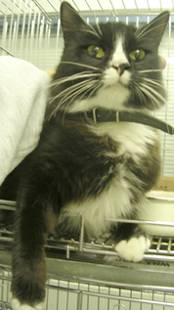
#> input picture svmm/backend/test_set/Cat/cat.4007.jpg, 174 x 310 px, found by its file name; its folder holds only this picture in this run
$ python model.py
#> lines starting #> are read from the running program, lines starting #| are printed output that depends on the picture
import os
import numpy as np
import cv2
import pickle
from sklearn.svm import SVC
from sklearn.model_selection import train_test_split, GridSearchCV
from skimage.feature import hog
from sklearn.metrics import classification_report, accuracy_score

# Define directories and categories
dir = "D:\\vara\\svm\\svmm\\backend\\test_set"
categories = ['Cat', 'Dog']

# Function to extract HOG features
def extract_features(image):
    features, _ = hog(image, pixels_per_cell=(8, 8), cells_per_block=(2, 2), visualize=True)
    return features

# Prepare data
data = []
for category in categories:
    path = os.path.join(dir, category)
    label = categories.index(category)
    for img in os.listdir(path):
        imgpath = os.path.join(path, img)
        pet_img = cv2.imread(imgpath, 0)
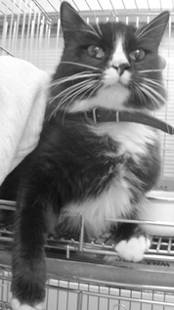
#> pet_img: shape (310, 174); min 11, max 255, mean 132.8
        try:
            pet_img = cv2.resize(pet_img, (100, 100))  # Resize to 100x100
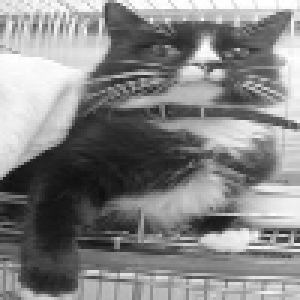
#> pet_img: shape (100, 100) (shown 3 times larger); min 15, max 255, mean 132.7
            features = extract_features(pet_img)
#> in extract_features, `features, _ = hog(image, pixels_per_cell=(8, 8), cells_per_block=(2, 2..`: features = 4356 values, max 0.437 at index 2414, min 0 at index 89, mean 0.133
            data.append([features, label])
        except Exception as e:
            pass
#> pass 2 of the loop `for category in categories:`:
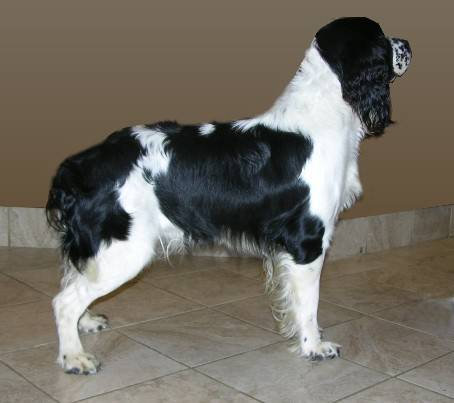
#> input picture svmm/backend/test_set/Dog/dog.4005.jpg, 454 x 403 px, found by its file name
#> `pet_img = cv2.imread(imgpath, 0)`:
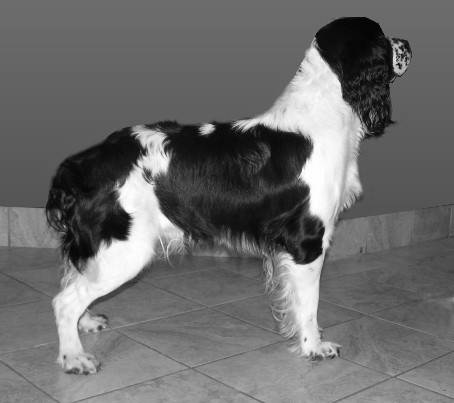
#> pet_img: shape (403, 454); min 0, max 255, mean 108.3
#> `pet_img = cv2.resize(pet_img, (100, 100))`:
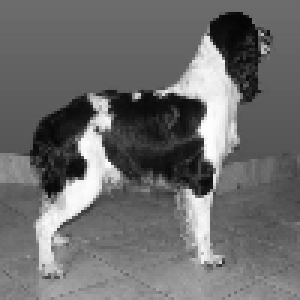
#> pet_img: shape (100, 100) (shown 3 times larger); min 4, max 255, mean 108.2
#> `features = extract_features(pet_img)`: features = 4356 values, max 0.519 at index 639, min 0 at index 0, mean 0.12

# Split data into features and labels
X = np.array([item[0] for item in data])  # Features
y = np.array([item[1] for item in data])  # Labels
#> y = [0, 1]

# Count total images in the dataset
print(f"Total images in dataset: {len(data)}")
#| Total images in dataset: 2

# Split data into training and testing sets
X_train, X_test, y_train, y_test = train_test_split(X, y, test_size=0.2, random_state=42)
#> y_train = [0]; y_test = [1]

# Count training and testing images
print(f"Total training images: {len(X_train)}")
#| Total training images: 1
print(f"Total testing images: {len(X_test)}")
#| Total testing images: 1

# Hyperparameter tuning with GridSearchCV
param_grid = {
    'C': [0.1, 1, 10],
    'gamma': [1, 0.1, 0.01],
    'kernel': ['rbf']
}
grid = GridSearchCV(SVC(), param_grid, refit=True, verbose=2)
grid.fit(X_train, y_train)
#| Fitting 5 folds for each of 9 candidates, totalling 45 fits
#> (the run stopped early here; a loop or call above may not have finished)
